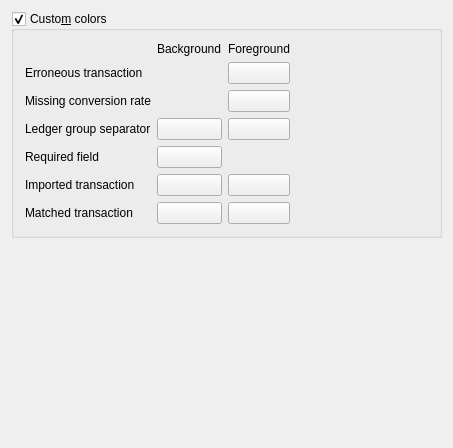
<?xml version="1.0" encoding="UTF-8"?>
<ui version="4.0">
 <class>KSettingsColors</class>
 <widget class="QWidget" name="KSettingsColors">
  <property name="geometry">
   <rect>
    <x>0</x>
    <y>0</y>
    <width>453</width>
    <height>448</height>
   </rect>
  </property>
  <property name="windowTitle">
   <string>Color settings</string>
  </property>
  <layout class="QVBoxLayout">
   <item>
    <widget class="QGroupBox" name="kcfg_useCustomColors">
     <property name="title">
      <string>Custo&amp;m colors</string>
     </property>
     <property name="checkable">
      <bool>true</bool>
     </property>
     <layout class="QGridLayout" name="gridLayout">
      <item row="1" column="3">
       <spacer name="horizontalSpacer">
        <property name="orientation">
         <enum>Qt::Horizontal</enum>
        </property>
        <property name="sizeHint" stdset="0">
         <size>
          <width>114</width>
          <height>20</height>
         </size>
        </property>
       </spacer>
      </item>
      <item row="4" column="1">
       <widget class="KColorButton" name="kcfg_fieldRequiredColor">
        <property name="color">
         <color>
          <red>255</red>
          <green>255</green>
          <blue>221</blue>
         </color>
        </property>
       </widget>
      </item>
      <item row="6" column="2">
       <widget class="KColorButton" name="kcfg_transactionMatchedText">
        <property name="color">
         <color>
          <red>1</red>
          <green>1</green>
          <blue>1</blue>
         </color>
        </property>
       </widget>
      </item>
      <item row="4" column="0">
       <widget class="QLabel" name="textLabel1_2">
        <property name="text">
         <string>Required field</string>
        </property>
        <property name="wordWrap">
         <bool>false</bool>
        </property>
       </widget>
      </item>
      <item row="5" column="1">
       <widget class="KColorButton" name="kcfg_transactionImportedColor">
        <property name="text">
         <string/>
        </property>
        <property name="color">
         <color>
          <red>255</red>
          <green>255</green>
          <blue>127</blue>
         </color>
        </property>
       </widget>
      </item>
      <item row="3" column="2">
       <widget class="KColorButton" name="kcfg_groupMarkerText">
        <property name="color">
         <color>
          <red>1</red>
          <green>1</green>
          <blue>1</blue>
         </color>
        </property>
       </widget>
      </item>
      <item row="5" column="2">
       <widget class="KColorButton" name="kcfg_transactionImportedText">
        <property name="text">
         <string/>
        </property>
        <property name="color">
         <color>
          <red>1</red>
          <green>1</green>
          <blue>1</blue>
         </color>
        </property>
       </widget>
      </item>
      <item row="1" column="0">
       <widget class="QLabel" name="textLabel1_3">
        <property name="text">
         <string>Erroneous transaction</string>
        </property>
        <property name="wordWrap">
         <bool>false</bool>
        </property>
       </widget>
      </item>
      <item row="5" column="0">
       <widget class="QLabel" name="textLabel1_4">
        <property name="text">
         <string>Imported transaction</string>
        </property>
        <property name="wordWrap">
         <bool>false</bool>
        </property>
       </widget>
      </item>
      <item row="3" column="1">
       <widget class="KColorButton" name="kcfg_groupMarkerColor">
        <property name="text">
         <string/>
        </property>
        <property name="color">
         <color>
          <red>255</red>
          <green>170</green>
          <blue>0</blue>
         </color>
        </property>
       </widget>
      </item>
      <item row="2" column="0">
       <widget class="QLabel" name="textLabel4">
        <property name="text">
         <string>Missing conversion rate</string>
        </property>
        <property name="wordWrap">
         <bool>false</bool>
        </property>
       </widget>
      </item>
      <item row="3" column="0">
       <widget class="QLabel" name="textLabel1_5">
        <property name="text">
         <string>Ledger group separator</string>
        </property>
        <property name="wordWrap">
         <bool>false</bool>
        </property>
       </widget>
      </item>
      <item row="6" column="0">
       <widget class="QLabel" name="textLabel2_2">
        <property name="text">
         <string>Matched transaction</string>
        </property>
        <property name="wordWrap">
         <bool>false</bool>
        </property>
       </widget>
      </item>
      <item row="0" column="1">
       <widget class="QLabel" name="label">
        <property name="text">
         <string>Background</string>
        </property>
       </widget>
      </item>
      <item row="0" column="2">
       <widget class="QLabel" name="label_2">
        <property name="text">
         <string>Foreground</string>
        </property>
       </widget>
      </item>
      <item row="6" column="1">
       <widget class="KColorButton" name="kcfg_transactionMatchedColor">
        <property name="text">
         <string/>
        </property>
        <property name="color">
         <color>
          <red>152</red>
          <green>251</green>
          <blue>152</blue>
         </color>
        </property>
       </widget>
      </item>
      <item row="1" column="2">
       <widget class="KColorButton" name="kcfg_transactionErroneousColor">
        <property name="color">
         <color>
          <red>255</red>
          <green>0</green>
          <blue>0</blue>
         </color>
        </property>
       </widget>
      </item>
      <item row="2" column="2">
       <widget class="KColorButton" name="kcfg_missingConversionRateColor">
        <property name="color">
         <color>
          <red>0</red>
          <green>0</green>
          <blue>255</blue>
         </color>
        </property>
       </widget>
      </item>
     </layout>
    </widget>
   </item>
   <item>
    <spacer name="spacer2">
     <property name="orientation">
      <enum>Qt::Vertical</enum>
     </property>
     <property name="sizeType">
      <enum>QSizePolicy::Expanding</enum>
     </property>
     <property name="sizeHint" stdset="0">
      <size>
       <width>20</width>
       <height>20</height>
      </size>
     </property>
    </spacer>
   </item>
  </layout>
 </widget>
 <layoutdefault spacing="6" margin="11"/>
 <customwidgets>
  <customwidget>
   <class>KColorButton</class>
   <extends>QPushButton</extends>
   <header>kcolorbutton.h</header>
  </customwidget>
 </customwidgets>
 <tabstops>
  <tabstop>kcfg_useCustomColors</tabstop>
  <tabstop>kcfg_transactionErroneousColor</tabstop>
  <tabstop>kcfg_missingConversionRateColor</tabstop>
  <tabstop>kcfg_groupMarkerColor</tabstop>
  <tabstop>kcfg_groupMarkerText</tabstop>
  <tabstop>kcfg_fieldRequiredColor</tabstop>
  <tabstop>kcfg_transactionImportedColor</tabstop>
  <tabstop>kcfg_transactionImportedText</tabstop>
  <tabstop>kcfg_transactionMatchedColor</tabstop>
  <tabstop>kcfg_transactionMatchedText</tabstop>
 </tabstops>
 <resources/>
 <connections/>
</ui>
